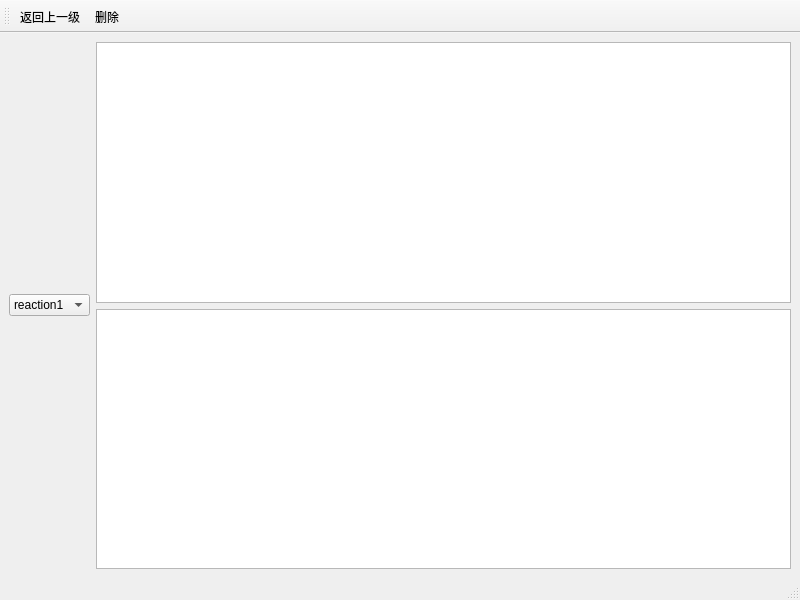
<?xml version="1.0" encoding="UTF-8"?>
<ui version="4.0">
 <class>Search_Window</class>
 <widget class="QMainWindow" name="Search_Window">
  <property name="geometry">
   <rect>
    <x>0</x>
    <y>0</y>
    <width>800</width>
    <height>600</height>
   </rect>
  </property>
  <property name="windowTitle">
   <string>MainWindow</string>
  </property>
  <widget class="QWidget" name="centralwidget">
   <layout class="QGridLayout" name="gridLayout">
    <item row="0" column="0">
     <layout class="QHBoxLayout" name="horizontalLayout">
      <item>
       <widget class="QComboBox" name="comboBox">
        <item>
         <property name="text">
          <string>reaction1</string>
         </property>
        </item>
        <item>
         <property name="text">
          <string>reaction2</string>
         </property>
        </item>
        <item>
         <property name="text">
          <string>reaction3</string>
         </property>
        </item>
       </widget>
      </item>
      <item>
       <layout class="QVBoxLayout" name="verticalLayout">
        <item>
         <widget class="QTableWidget" name="tableWidget"/>
        </item>
        <item>
         <widget class="QChartView" name="chartView"/>
        </item>
       </layout>
      </item>
     </layout>
    </item>
   </layout>
  </widget>
  <widget class="QStatusBar" name="statusbar"/>
  <widget class="QToolBar" name="toolBar">
   <property name="windowTitle">
    <string>toolBar</string>
   </property>
   <attribute name="toolBarArea">
    <enum>TopToolBarArea</enum>
   </attribute>
   <attribute name="toolBarBreak">
    <bool>false</bool>
   </attribute>
   <addaction name="action_return_level"/>
   <addaction name="action_del"/>
  </widget>
  <action name="action_return_level">
   <property name="text">
    <string>返回上一级</string>
   </property>
  </action>
  <action name="action_del">
   <property name="text">
    <string>删除</string>
   </property>
  </action>
 </widget>
 <customwidgets>
  <customwidget>
   <class>QChartView</class>
   <extends>QGraphicsView</extends>
   <header location="global">qchartview.h</header>
  </customwidget>
 </customwidgets>
 <resources/>
 <connections/>
</ui>
